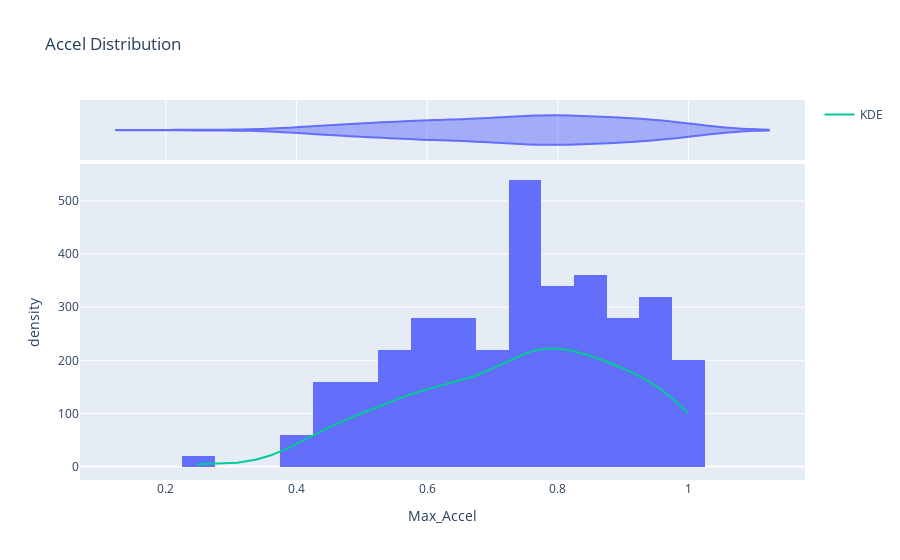

This figure's notebook cell:
### Code cell
fig = px.histogram(feature_by_participant, x='Max_Accel', title='Accel Distribution', 
                   marginal='violin', histnorm='density')

# Calculate KDE
accel_data = feature_by_participant['Max_Accel']
kde = gaussian_kde(accel_data)
x_range = np.linspace(min(accel_data), max(accel_data), 1000)
fig.add_trace(go.Scatter(x=x_range, y=kde.evaluate(x_range)*100, mode='lines', name='KDE'))

fig.show()

### Figure 1 — Plotly figure (JSON) as saved in the notebook; plotly's stock layout.template omitted (floating-point values rounded to 4 significant figures; data arrays with more than 128 entries replaced by an {"elided": "..."} marker saying what was removed)
{"data": [{"alignmentgroup": "True", "bingroup": "x", "histnorm": "density", "hovertemplate": "Max_Accel=%{x}<br>density=%{y}<extra></extra>", "legendgroup": "", "marker": {"color": "#636efa", "pattern": {"shape": ""}}, "name": "", "offsetgroup": "", "orientation": "v", "showlegend": false, "type": "histogram", "x": {"elided": "172 float values"}, "xaxis": "x", "yaxis": "y"}, {"alignmentgroup": "True", "hovertemplate": "Max_Accel=%{x}<extra></extra>", "legendgroup": "", "marker": {"color": "#636efa"}, "name": "", "offsetgroup": "", "scalegroup": "x", "showlegend": false, "type": "violin", "x": {"elided": "172 float values"}, "xaxis": "x2", "yaxis": "y2"}, {"mode": "lines", "name": "KDE", "type": "scatter", "x": {"elided": "1000 float values"}, "y": {"elided": "1000 float values"}}], "layout": {"barmode": "relative", "legend": {"tracegroupgap": 0}, "title": {"text": "Accel Distribution"}, "xaxis": {"anchor": "y", "domain": [0, 1], "title": {"text": "Max_Accel"}}, "xaxis2": {"anchor": "y2", "domain": [0, 1], "matches": "x", "showgrid": true, "showticklabels": false}, "yaxis": {"anchor": "x", "domain": [0, 0.8316], "title": {"text": "density"}}, "yaxis2": {"anchor": "x2", "domain": [0.8416, 1], "matches": "y2", "showgrid": false, "showline": false, "showticklabels": false, "ticks": ""}}}
